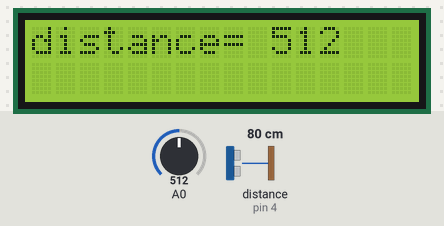
A sketch run on a simulated Arduino Uno, built with avr-gcc and run on an emulated ATmega328P. Parts: 16×2 character LCD. Wiring (inferred from the names in the program): ultrasonic range finder: trigger pin 3; echo pin 4. The inputs (shaded band) are chosen by the test bench; at power-on: A0 = 512, distance to the obstacle (sensor on pin 4) 80 cm. The echo pulse lasts 58.3 µs per cm.

Above: at 1.2 s.
1.3 s: A0 set to 716
At 3.2 s:
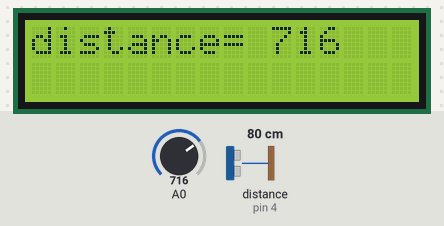
3.5 s: A0 set to 900
At 5.3 s:
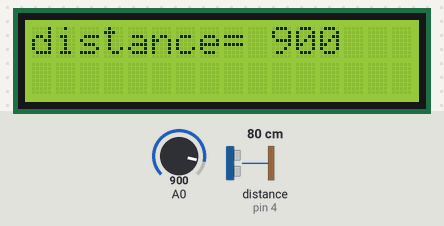
5.6 s: A0 set to 1023
At 6.4 s:
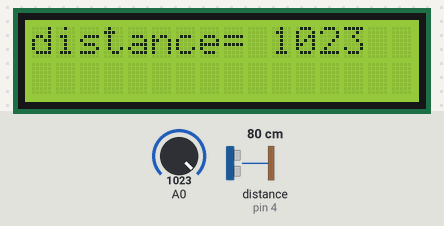
Timing chart, 0 to 8.6 s (numbered marks = the images above; inputs shaded):
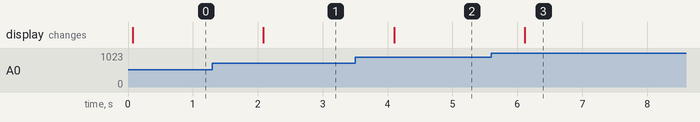

Measured:
- after the input at 1.3 s, the display: changes after 0.79 s (image 1)
- after the input at 3.5 s, the display: changes after 0.60 s (image 2)
- after the input at 5.6 s, the display: changes after 0.52 s (image 3)

The sketch:

lcd_altrrasonic_sensor.ino
```cpp
# include <LiquidCrystal.h>
LiquidCrystal lcd(7,8,9,10,11,12);
int trig=3;
int echo=4;
float distance;
float duration;


void setup() {
  lcd.begin(16,2);
  lcd.clear();
  pinMode(echo,INPUT);
  pinMode(trig,OUTPUT);

}

void loop() {

 digitalWrite(trig,LOW);
 delayMicroseconds(2);
 digitalWrite(trig,HIGH);
 delayMicroseconds(10);
 digitalWrite(trig,LOW);

 distance=pulseIn(echo,HIGH);
 distance=(duration/2)*0.0343;
 lcd.setCursor(0,0);
 lcd.print("distance= ");
 lcd.print(analogRead(distance));

  delay(1000);


}
```
